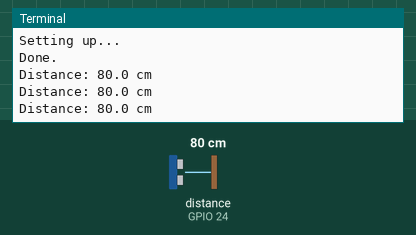
Recording of a program running on a simulated Raspberry Pi (BCM pin numbers). Shown: the last lines printed to the terminal. The inputs (shaded band) are chosen by the test bench; at power-on: distance to the obstacle (sensor on GPIO 24) 80 cm. The echo pulse lasts 58.3 µs per cm; the clock reads 2024-03-15 10:24:30 at power-on unless the program sets it.

Above: at 3.2 s.
3.3 s: distance to the obstacle (sensor on GPIO 24) set to 2 cm
At 3.88 s:
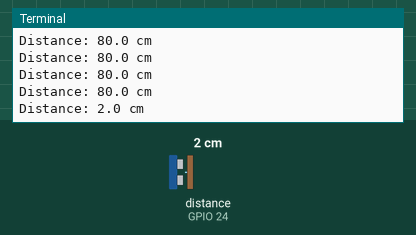
4.8 s: distance to the obstacle (sensor on GPIO 24) set to 4 cm
At 5.08 s:
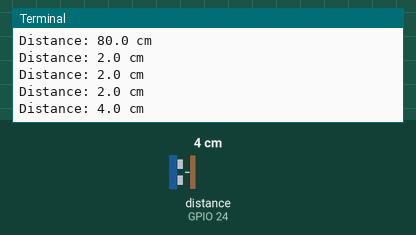
Timing chart, 0 to 7.8 s (numbered marks = the images above; inputs shaded):
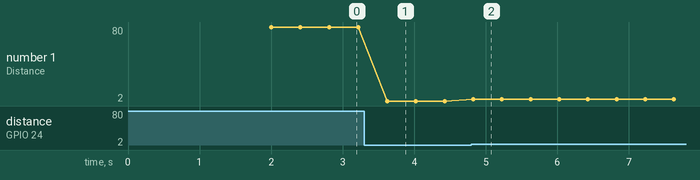

Measured:
- after the input at 3.3 s, the terminal: prints a new line after 0.32 s (image 1)
- after the input at 4.8 s, the terminal: prints a new line at once (image 2)
- plotted number 1: 80 → 2 after the input at 3.3 s, 2 → 4 after the input at 4.8 s

The program:

distance.py
```python
import RPi.GPIO as GPIO
import time

def getDistance():

	# Configuration
	print("Setting up...")
	GPIO.setmode(GPIO.BCM)
	TRIG = 23
	ECHO = 24
	GPIO.setup(TRIG, GPIO.OUT)
	GPIO.setup(ECHO, GPIO.IN)
	GPIO.output(TRIG,False)
	time.sleep(2)
	print("Done.")

	while True:
		GPIO.output(TRIG, True)
		time.sleep(0.00001)
		GPIO.output(TRIG, False)

		while GPIO.input(ECHO) == 0:
			pass
		pulse_start = time.time()

		while GPIO.input(ECHO) == 1:
			pass
		pulse_end = time.time()

		pulse_duration = pulse_end - pulse_start
		distance = pulse_duration * 17150
		print ("Distance: %.1f cm" % distance)
		time.sleep(0.4)

if __name__ == '__main__':
	try:
		getDistance()

	except KeyboardInterrupt:
		GPIO.cleanup()
```
